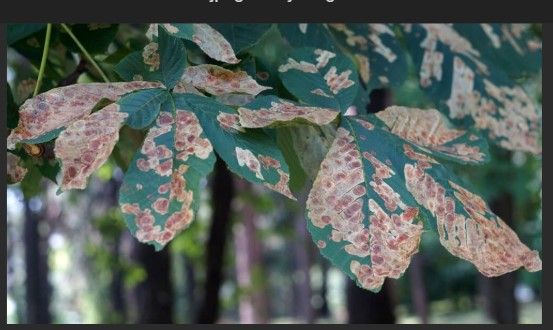
#> input picture data/disease.jpg, 553 x 330 px
$ python -i tree_disease_analyzer.py   (imports and definitions only)   (older library calls are emulated)
#> lines starting #> are read from the running program, lines starting #| are printed output that depends on the picture
import cv2
import numpy as np
from PIL import Image
import io
import os
from datetime import datetime
from fastapi import HTTPException

class TreeDiseaseAnalyzer:
    def __init__(self):
        self.data_dir = "data/disease_images"
        os.makedirs(self.data_dir, exist_ok=True)

        # Define common tree diseases and their characteristics
        self.diseases = {
            "apple_scab": {
                "description": "Fungal disease causing dark, scabby lesions on leaves and fruit",
                "severity_levels": ["Low", "Moderate", "Severe"],
                "treatment": "Apply fungicide, remove infected leaves, improve air circulation"
            },
            "black_rot": {
                "description": "Fungal disease causing circular brown/black spots with dark borders",
                "severity_levels": ["Low", "Moderate", "Severe"],
                "treatment": "Prune infected areas, apply copper-based fungicide, maintain good sanitation"
            },
            "powdery_mildew": {
                "description": "Fungal disease causing white powdery coating on leaves",
                "severity_levels": ["Low", "Moderate", "Severe"],
                "treatment": "Apply sulfur-based fungicide, improve air circulation, avoid overhead watering"
            },
            "cedar_apple_rust": {
                "description": "Fungal disease causing bright orange spots on leaves",
                "severity_levels": ["Low", "Moderate", "Severe"],
                "treatment": "Remove nearby cedar trees, apply fungicide, plant resistant varieties"
            }
        }

    def analyze_image(self, image_data: bytes, tree_id: str = None):
        """Analyze tree image for disease detection"""
        try:
            # Convert bytes to numpy array
            nparr = np.frombuffer(image_data, np.uint8)
            img = cv2.imdecode(nparr, cv2.IMREAD_COLOR)

            if img is None:
                raise ValueError("Could not decode image")

            # Save original image
            timestamp = datetime.now().strftime("%Y%m%d_%H%M%S")
            image_filename = f"disease_analysis_{tree_id}_{timestamp}.jpg" if tree_id else f"disease_analysis_{timestamp}.jpg"
            image_path = os.path.join(self.data_dir, image_filename)
            cv2.imwrite(image_path, img)

            # Convert to HSV for better color analysis
            hsv = cv2.cvtColor(img, cv2.COLOR_BGR2HSV)

            # Analyze image features
            analysis_results = self._analyze_image_features(img, hsv)

            # Generate detailed report
            report = self._generate_analysis_report(analysis_results, image_path)

            return report

        except Exception as e:
            raise HTTPException(status_code=500, detail=f"Error analyzing image: {str(e)}")

    # [188 lines left out: functions _analyze_image_features, _calculate_texture_features, _identify_affected_areas, _generate_analysis_report, not called in this run]

>>> import cv2
>>> picture = cv2.imread('data/disease.jpg', cv2.IMREAD_GRAYSCALE)
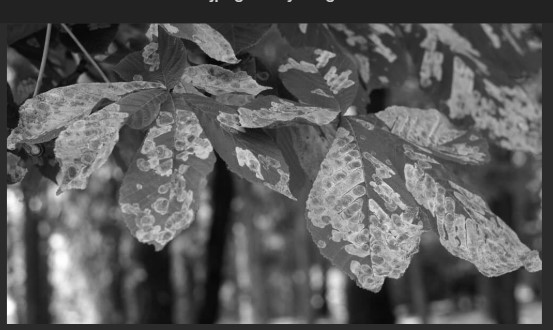
#> picture: shape (330, 553); min 0, max 255, mean 90.4
#> (the run stopped early here; a loop or call above may not have finished)
